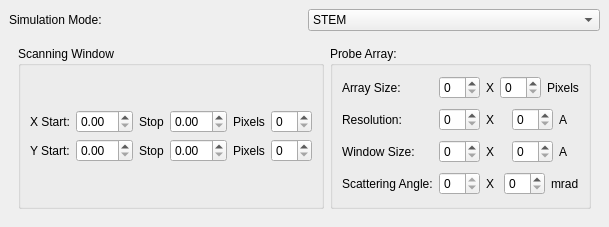
<?xml version="1.0" encoding="UTF-8"?>
<ui version="4.0">
 <class>DockWidget</class>
 <widget class="QDockWidget" name="DockWidget">
  <property name="geometry">
   <rect>
    <x>0</x>
    <y>0</y>
    <width>570</width>
    <height>227</height>
   </rect>
  </property>
  <property name="windowTitle">
   <string>Simulation Type/Target Area</string>
  </property>
  <widget class="QWidget" name="dockWidgetContents">
   <layout class="QGridLayout" name="gridLayout">
    <item row="0" column="0">
     <layout class="QVBoxLayout" name="verticalLayout_6">
      <item>
       <layout class="QHBoxLayout" name="horizontalLayout_6">
        <item>
         <widget class="QLabel" name="label">
          <property name="text">
           <string>Simulation Mode:</string>
          </property>
         </widget>
        </item>
        <item>
         <widget class="QComboBox" name="comboBox">
          <item>
           <property name="text">
            <string>STEM</string>
           </property>
          </item>
          <item>
           <property name="text">
            <string>TEM</string>
           </property>
          </item>
          <item>
           <property name="text">
            <string>Coherent CBED</string>
           </property>
          </item>
         </widget>
        </item>
       </layout>
      </item>
      <item>
       <widget class="QStackedWidget" name="stackedWidget">
        <property name="sizePolicy">
         <sizepolicy hsizetype="Minimum" vsizetype="Minimum">
          <horstretch>0</horstretch>
          <verstretch>0</verstretch>
         </sizepolicy>
        </property>
        <property name="sizeIncrement">
         <size>
          <width>1</width>
          <height>1</height>
         </size>
        </property>
        <property name="currentIndex">
         <number>0</number>
        </property>
        <widget class="QWidget" name="STEM">
         <layout class="QGridLayout" name="gridLayout_22">
          <item row="0" column="0">
           <widget class="QGroupBox" name="groupBox">
            <property name="sizePolicy">
             <sizepolicy hsizetype="Preferred" vsizetype="Minimum">
              <horstretch>0</horstretch>
              <verstretch>0</verstretch>
             </sizepolicy>
            </property>
            <property name="title">
             <string>Scanning Window</string>
            </property>
            <layout class="QGridLayout" name="gridLayout_19">
             <item row="0" column="0">
              <layout class="QVBoxLayout" name="verticalLayout_7">
               <item>
                <layout class="QHBoxLayout" name="horizontalLayout_11">
                 <item>
                  <widget class="QLabel" name="label_5">
                   <property name="text">
                    <string>X Start:</string>
                   </property>
                  </widget>
                 </item>
                 <item>
                  <widget class="QDoubleSpinBox" name="doubleSpinBox"/>
                 </item>
                 <item>
                  <widget class="QLabel" name="label_11">
                   <property name="text">
                    <string>Stop</string>
                   </property>
                  </widget>
                 </item>
                 <item>
                  <widget class="QDoubleSpinBox" name="doubleSpinBox_2"/>
                 </item>
                 <item>
                  <widget class="QLabel" name="label_10">
                   <property name="text">
                    <string>Pixels</string>
                   </property>
                  </widget>
                 </item>
                 <item>
                  <widget class="QSpinBox" name="spinBox_4"/>
                 </item>
                </layout>
               </item>
               <item>
                <layout class="QHBoxLayout" name="horizontalLayout_12">
                 <item>
                  <widget class="QLabel" name="label_12">
                   <property name="text">
                    <string>Y Start:</string>
                   </property>
                  </widget>
                 </item>
                 <item>
                  <widget class="QDoubleSpinBox" name="doubleSpinBox_3"/>
                 </item>
                 <item>
                  <widget class="QLabel" name="label_13">
                   <property name="text">
                    <string>Stop</string>
                   </property>
                  </widget>
                 </item>
                 <item>
                  <widget class="QDoubleSpinBox" name="doubleSpinBox_4"/>
                 </item>
                 <item>
                  <widget class="QLabel" name="label_18">
                   <property name="text">
                    <string>Pixels</string>
                   </property>
                  </widget>
                 </item>
                 <item>
                  <widget class="QSpinBox" name="spinBox_5"/>
                 </item>
                </layout>
               </item>
              </layout>
             </item>
            </layout>
           </widget>
          </item>
          <item row="0" column="1">
           <widget class="QGroupBox" name="groupBox_5">
            <property name="sizePolicy">
             <sizepolicy hsizetype="Minimum" vsizetype="Minimum">
              <horstretch>0</horstretch>
              <verstretch>0</verstretch>
             </sizepolicy>
            </property>
            <property name="title">
             <string>Probe Array:</string>
            </property>
            <layout class="QGridLayout" name="gridLayout_5">
             <item row="0" column="0">
              <widget class="QLabel" name="label_21">
               <property name="text">
                <string>Array Size:</string>
               </property>
              </widget>
             </item>
             <item row="1" column="0">
              <widget class="QLabel" name="label_24">
               <property name="text">
                <string>Resolution:</string>
               </property>
              </widget>
             </item>
             <item row="2" column="0">
              <widget class="QLabel" name="label_27">
               <property name="text">
                <string>Window Size:</string>
               </property>
              </widget>
             </item>
             <item row="3" column="0">
              <widget class="QLabel" name="label_30">
               <property name="text">
                <string>Scattering Angle:</string>
               </property>
              </widget>
             </item>
             <item row="2" column="2">
              <layout class="QHBoxLayout" name="horizontalLayout_19">
               <item>
                <widget class="QSpinBox" name="spinBox_12"/>
               </item>
               <item>
                <widget class="QLabel" name="label_28">
                 <property name="text">
                  <string>X</string>
                 </property>
                </widget>
               </item>
               <item>
                <widget class="QSpinBox" name="spinBox_13"/>
               </item>
               <item>
                <widget class="QLabel" name="label_29">
                 <property name="text">
                  <string>A</string>
                 </property>
                </widget>
               </item>
              </layout>
             </item>
             <item row="0" column="2">
              <layout class="QHBoxLayout" name="horizontalLayout_20">
               <item>
                <widget class="QSpinBox" name="spinBox_25"/>
               </item>
               <item>
                <widget class="QLabel" name="label_61">
                 <property name="text">
                  <string>X</string>
                 </property>
                </widget>
               </item>
               <item>
                <widget class="QSpinBox" name="spinBox_26"/>
               </item>
               <item>
                <widget class="QLabel" name="label_62">
                 <property name="text">
                  <string>Pixels</string>
                 </property>
                </widget>
               </item>
              </layout>
             </item>
             <item row="1" column="2">
              <layout class="QHBoxLayout" name="horizontalLayout_21">
               <item>
                <widget class="QSpinBox" name="spinBox_27"/>
               </item>
               <item>
                <widget class="QLabel" name="label_63">
                 <property name="text">
                  <string>X</string>
                 </property>
                </widget>
               </item>
               <item>
                <widget class="QSpinBox" name="spinBox_28"/>
               </item>
               <item>
                <widget class="QLabel" name="label_64">
                 <property name="text">
                  <string>A</string>
                 </property>
                </widget>
               </item>
              </layout>
             </item>
             <item row="3" column="2">
              <layout class="QHBoxLayout" name="horizontalLayout_29">
               <item>
                <widget class="QSpinBox" name="spinBox_29">
                 <property name="readOnly">
                  <bool>true</bool>
                 </property>
                </widget>
               </item>
               <item>
                <widget class="QLabel" name="label_65">
                 <property name="text">
                  <string>X</string>
                 </property>
                </widget>
               </item>
               <item>
                <widget class="QSpinBox" name="spinBox_30"/>
               </item>
               <item>
                <widget class="QLabel" name="label_66">
                 <property name="text">
                  <string>mrad</string>
                 </property>
                </widget>
               </item>
              </layout>
             </item>
            </layout>
           </widget>
          </item>
         </layout>
        </widget>
        <widget class="QWidget" name="TEM">
         <layout class="QGridLayout" name="gridLayout_21">
          <item row="0" column="0">
           <widget class="QGroupBox" name="groupBox_9">
            <property name="sizePolicy">
             <sizepolicy hsizetype="Minimum" vsizetype="Minimum">
              <horstretch>0</horstretch>
              <verstretch>0</verstretch>
             </sizepolicy>
            </property>
            <property name="title">
             <string>Wavefunction Array:</string>
            </property>
            <layout class="QGridLayout" name="gridLayout_6">
             <item row="0" column="0">
              <widget class="QLabel" name="label_22">
               <property name="text">
                <string>Array Size:</string>
               </property>
              </widget>
             </item>
             <item row="1" column="0">
              <widget class="QLabel" name="label_25">
               <property name="text">
                <string>Resolution:</string>
               </property>
              </widget>
             </item>
             <item row="2" column="0">
              <widget class="QLabel" name="label_31">
               <property name="text">
                <string>Window Size:</string>
               </property>
              </widget>
             </item>
             <item row="3" column="0">
              <widget class="QLabel" name="label_32">
               <property name="text">
                <string>Scattering Angle:</string>
               </property>
              </widget>
             </item>
             <item row="2" column="2">
              <layout class="QHBoxLayout" name="horizontalLayout_22">
               <item>
                <widget class="QSpinBox" name="spinBox_14">
                 <property name="readOnly">
                  <bool>true</bool>
                 </property>
                </widget>
               </item>
               <item>
                <widget class="QLabel" name="label_67">
                 <property name="text">
                  <string>X</string>
                 </property>
                </widget>
               </item>
               <item>
                <widget class="QSpinBox" name="spinBox_15">
                 <property name="readOnly">
                  <bool>true</bool>
                 </property>
                </widget>
               </item>
               <item>
                <widget class="QLabel" name="label_68">
                 <property name="text">
                  <string>A</string>
                 </property>
                </widget>
               </item>
              </layout>
             </item>
             <item row="0" column="2">
              <layout class="QHBoxLayout" name="horizontalLayout_30">
               <item>
                <widget class="QSpinBox" name="spinBox_31"/>
               </item>
               <item>
                <widget class="QLabel" name="label_69">
                 <property name="text">
                  <string>X</string>
                 </property>
                </widget>
               </item>
               <item>
                <widget class="QSpinBox" name="spinBox_32"/>
               </item>
               <item>
                <widget class="QLabel" name="label_70">
                 <property name="text">
                  <string>Pixels</string>
                 </property>
                </widget>
               </item>
              </layout>
             </item>
             <item row="1" column="2">
              <layout class="QHBoxLayout" name="horizontalLayout_31">
               <item>
                <widget class="QSpinBox" name="spinBox_33">
                 <property name="readOnly">
                  <bool>true</bool>
                 </property>
                </widget>
               </item>
               <item>
                <widget class="QLabel" name="label_71">
                 <property name="text">
                  <string>X</string>
                 </property>
                </widget>
               </item>
               <item>
                <widget class="QSpinBox" name="spinBox_34">
                 <property name="readOnly">
                  <bool>true</bool>
                 </property>
                </widget>
               </item>
               <item>
                <widget class="QLabel" name="label_72">
                 <property name="text">
                  <string>A</string>
                 </property>
                </widget>
               </item>
              </layout>
             </item>
             <item row="3" column="2">
              <layout class="QHBoxLayout" name="horizontalLayout_32">
               <item>
                <widget class="QSpinBox" name="spinBox_35">
                 <property name="readOnly">
                  <bool>true</bool>
                 </property>
                </widget>
               </item>
               <item>
                <widget class="QLabel" name="label_73">
                 <property name="text">
                  <string>X</string>
                 </property>
                </widget>
               </item>
               <item>
                <widget class="QSpinBox" name="spinBox_36">
                 <property name="readOnly">
                  <bool>true</bool>
                 </property>
                </widget>
               </item>
               <item>
                <widget class="QLabel" name="label_74">
                 <property name="text">
                  <string>mrad</string>
                 </property>
                </widget>
               </item>
              </layout>
             </item>
            </layout>
           </widget>
          </item>
          <item row="0" column="1">
           <widget class="QPushButton" name="pushButton_4">
            <property name="text">
             <string>Simulate Images from Wavefunction</string>
            </property>
           </widget>
          </item>
         </layout>
        </widget>
        <widget class="QWidget" name="CBED">
         <layout class="QGridLayout" name="gridLayout_11">
          <item row="0" column="0">
           <widget class="QGroupBox" name="groupBox_8">
            <property name="title">
             <string>Probe Position</string>
            </property>
            <layout class="QGridLayout" name="gridLayout_20">
             <item row="0" column="0">
              <layout class="QHBoxLayout" name="horizontalLayout_16">
               <item>
                <widget class="QLabel" name="label_19">
                 <property name="font">
                  <font>
                   <pointsize>12</pointsize>
                  </font>
                 </property>
                 <property name="text">
                  <string>X</string>
                 </property>
                </widget>
               </item>
               <item>
                <widget class="QSpinBox" name="spinBox_6"/>
               </item>
               <item>
                <widget class="QLabel" name="label_20">
                 <property name="font">
                  <font>
                   <pointsize>12</pointsize>
                  </font>
                 </property>
                 <property name="text">
                  <string>Y</string>
                 </property>
                </widget>
               </item>
               <item>
                <widget class="QSpinBox" name="spinBox_7"/>
               </item>
              </layout>
             </item>
            </layout>
           </widget>
          </item>
          <item row="0" column="1">
           <widget class="QGroupBox" name="groupBox_10">
            <property name="sizePolicy">
             <sizepolicy hsizetype="Minimum" vsizetype="Minimum">
              <horstretch>0</horstretch>
              <verstretch>0</verstretch>
             </sizepolicy>
            </property>
            <property name="title">
             <string>Probe Array:</string>
            </property>
            <property name="alignment">
             <set>Qt::AlignLeading|Qt::AlignLeft|Qt::AlignTop</set>
            </property>
            <layout class="QGridLayout" name="gridLayout_7">
             <item row="0" column="0">
              <widget class="QLabel" name="label_23">
               <property name="text">
                <string>Array Size:</string>
               </property>
              </widget>
             </item>
             <item row="1" column="0">
              <widget class="QLabel" name="label_26">
               <property name="text">
                <string>Resolution:</string>
               </property>
              </widget>
             </item>
             <item row="2" column="0">
              <widget class="QLabel" name="label_75">
               <property name="text">
                <string>Window Size:</string>
               </property>
              </widget>
             </item>
             <item row="3" column="0">
              <widget class="QLabel" name="label_76">
               <property name="text">
                <string>Scattering Angle:</string>
               </property>
              </widget>
             </item>
             <item row="2" column="2">
              <layout class="QHBoxLayout" name="horizontalLayout_33">
               <item>
                <widget class="QSpinBox" name="spinBox_37"/>
               </item>
               <item>
                <widget class="QLabel" name="label_77">
                 <property name="text">
                  <string>X</string>
                 </property>
                </widget>
               </item>
               <item>
                <widget class="QSpinBox" name="spinBox_38"/>
               </item>
               <item>
                <widget class="QLabel" name="label_78">
                 <property name="text">
                  <string>A</string>
                 </property>
                </widget>
               </item>
              </layout>
             </item>
             <item row="0" column="2">
              <layout class="QHBoxLayout" name="horizontalLayout_34">
               <item>
                <widget class="QSpinBox" name="spinBox_39"/>
               </item>
               <item>
                <widget class="QLabel" name="label_79">
                 <property name="text">
                  <string>X</string>
                 </property>
                </widget>
               </item>
               <item>
                <widget class="QSpinBox" name="spinBox_40"/>
               </item>
               <item>
                <widget class="QLabel" name="label_80">
                 <property name="text">
                  <string>Pixels</string>
                 </property>
                </widget>
               </item>
              </layout>
             </item>
             <item row="1" column="2">
              <layout class="QHBoxLayout" name="horizontalLayout_35">
               <item>
                <widget class="QSpinBox" name="spinBox_41"/>
               </item>
               <item>
                <widget class="QLabel" name="label_81">
                 <property name="text">
                  <string>X</string>
                 </property>
                </widget>
               </item>
               <item>
                <widget class="QSpinBox" name="spinBox_42"/>
               </item>
               <item>
                <widget class="QLabel" name="label_82">
                 <property name="text">
                  <string>A</string>
                 </property>
                </widget>
               </item>
              </layout>
             </item>
             <item row="3" column="2">
              <layout class="QHBoxLayout" name="horizontalLayout_36">
               <item>
                <widget class="QSpinBox" name="spinBox_43">
                 <property name="readOnly">
                  <bool>true</bool>
                 </property>
                </widget>
               </item>
               <item>
                <widget class="QLabel" name="label_83">
                 <property name="text">
                  <string>X</string>
                 </property>
                </widget>
               </item>
               <item>
                <widget class="QSpinBox" name="spinBox_44"/>
               </item>
               <item>
                <widget class="QLabel" name="label_84">
                 <property name="text">
                  <string>mrad</string>
                 </property>
                </widget>
               </item>
              </layout>
             </item>
            </layout>
           </widget>
          </item>
         </layout>
        </widget>
       </widget>
      </item>
     </layout>
    </item>
   </layout>
  </widget>
 </widget>
 <resources/>
 <connections/>
</ui>
